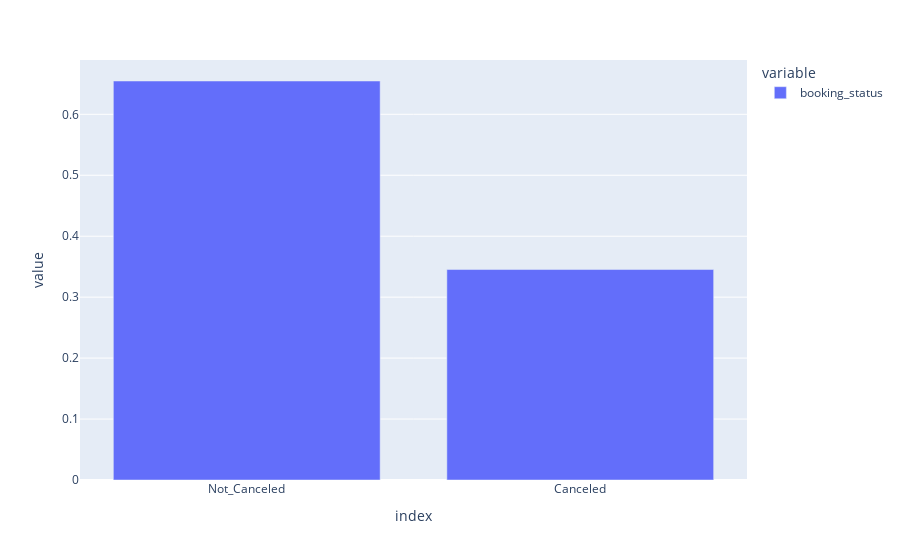

Notebook code cell kept with this figure:
### Code cell
df['booking_status'].value_counts(normalize=True).to_frame().plot(kind='bar',backend='plotly')

### Figure 1 — Plotly figure (JSON) as saved in the notebook; plotly's stock layout.template omitted (floating-point values rounded to 4 significant figures)
{"data": [{"alignmentgroup": "True", "hovertemplate": "variable=booking_status<br>index=%{x}<br>value=%{y}<extra></extra>", "legendgroup": "booking_status", "marker": {"color": "#636efa", "pattern": {"shape": ""}}, "name": "booking_status", "offsetgroup": "booking_status", "orientation": "v", "showlegend": true, "textposition": "auto", "type": "bar", "x": ["Not_Canceled", "Canceled"], "xaxis": "x", "y": [0.6547, 0.3453], "yaxis": "y"}], "layout": {"barmode": "relative", "legend": {"title": {"text": "variable"}, "tracegroupgap": 0}, "margin": {"t": 60}, "xaxis": {"anchor": "y", "domain": [0, 1], "title": {"text": "index"}}, "yaxis": {"anchor": "x", "domain": [0, 1], "title": {"text": "value"}}}}
